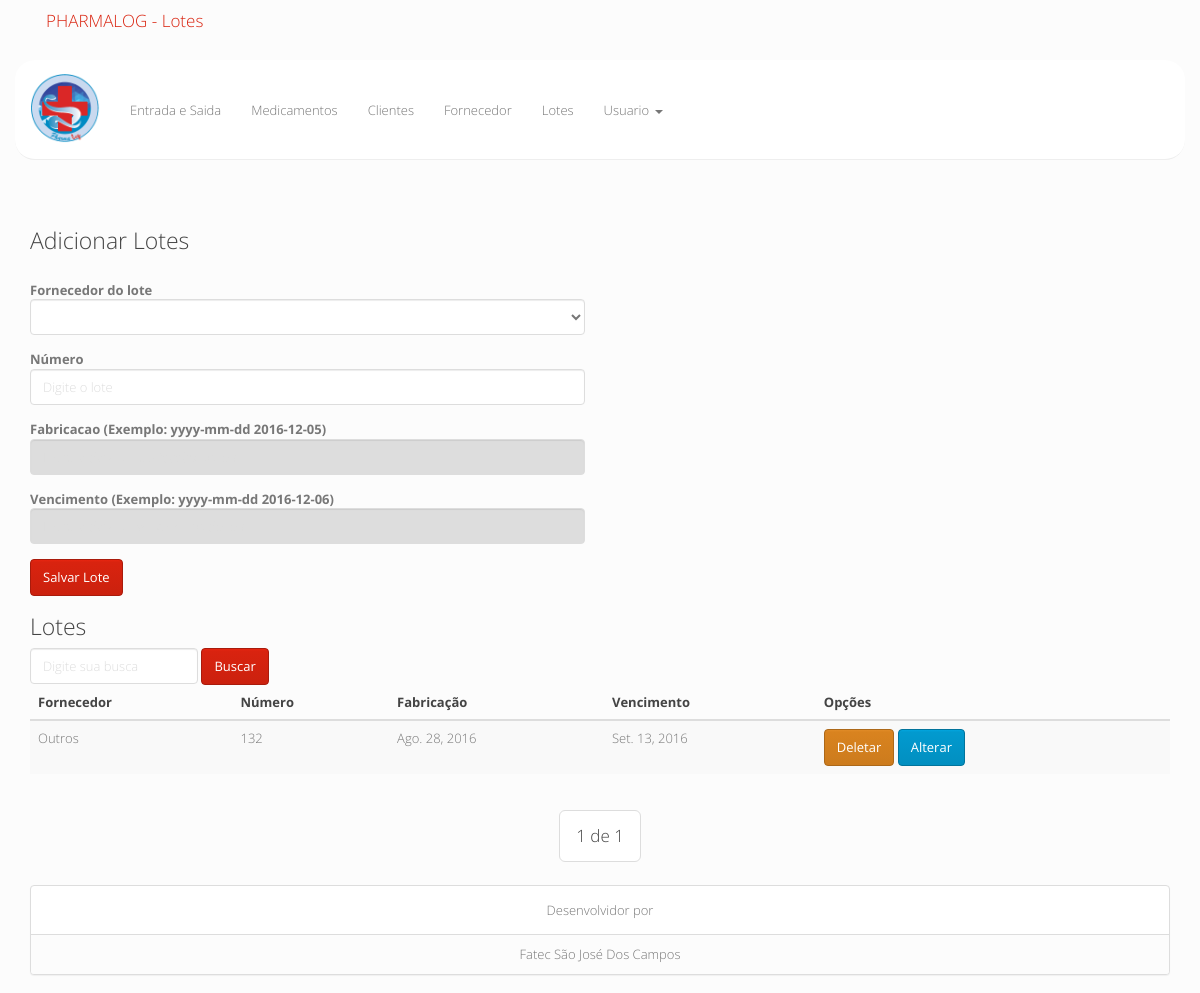
Page /controle/dashboard/lotes/ (signed in) on the earlier database version.
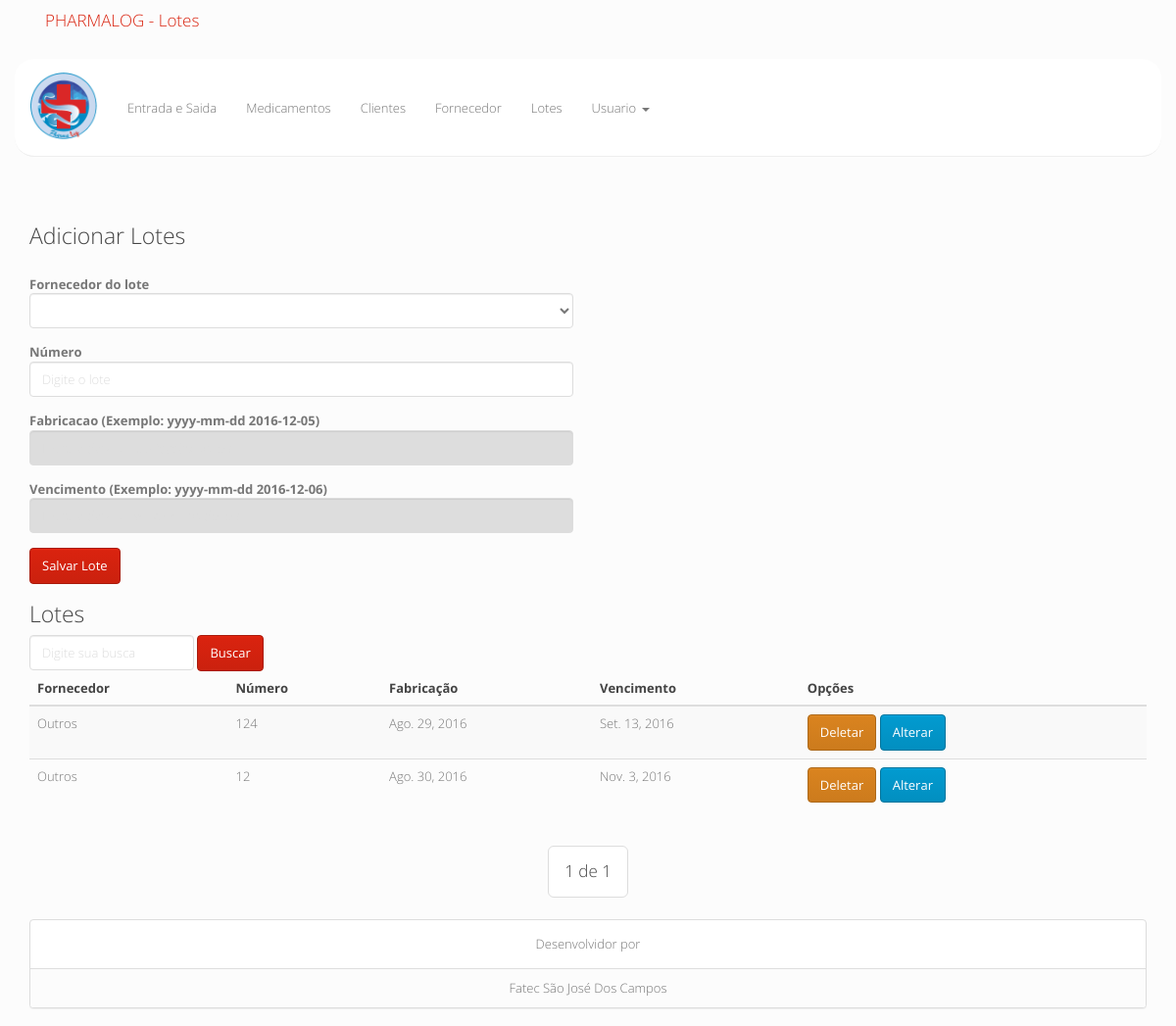
Same page on the later database version.
### controle/models.py (models this page shows, shortened)
class Lote(models.Model):
	fornecedor = models.ForeignKey(Fornecedor,on_delete=models.CASCADE)
	numero = models.CharField(unique=True,max_length=20)
	fabricacao = models.DateField(auto_now=False,auto_now_add=False)
	vencimento = models.DateField(auto_now=False,auto_now_add=False)

class Fornecedor(models.Model):
	nome = models.CharField(max_length=40)
	contato = models.CharField(max_length=40)
	def __str__(self):
		return self.nome

### controle/views.py (the view, shortened to what this page needs)
@login_required(login_url='/')
def lote(request):
	context = {'title':"Lotes",
			   'list_fon':Fornecedor.objects.order_by('nome')}
	error = ""
	classerror = ""
	if request.GET.get('busca'):
		b = request.GET['busca']
		lotes = Lote.objects.filter(Q(numero__contains=b)|Q(fabricacao__contains=b)|Q(vencimento__contains=b))
	else:
		lotes = Lote.objects.order_by('vencimento')
	page = request.GET.get('page')
	paginator =  Paginator(lotes,10)
	try:
		lotes = paginator.page(page)
	except PageNotAnInteger:
		lotes = paginator.page(1)
	except EmptyPage:
		lotes = paginator.page(paginator.num_pages)
	context['list_lot'] = lotes
	context['error'] = error
	context['classerror'] = classerror
	return render(request,'content/lotes.html',context)

### controle/templates/content/lotes.html (shortened to what this page needs)
{% load staticfiles %}
{% include "header.html" %}
		{% include "menu.html" %}
		<link rel="stylesheet" href="{% static "css/datepicker.css" %}">
		<section class="container">
			<h3>Adicionar Lotes</h3>
			<div class="row">
				<div class="col-lg-6 col-md-6 col-xs-12">
					<form action="" method="POST" role="form">
						<br>
						<div class="form-group">
							<strong>Fornecedor do lote</strong>
							<select name="fornecedor" class="form-control" required>
								<option value=""></option>
							{% for fon in list_fon %}
								<option value="{{fon.id}}">{{fon.nome}}</option>
							{% endfor %}
							</select>
						</div>
						<div class="form-group">
							<strong>Número</strong>
							<input type="number" maxlength="20" name="numero" value="{{numero}}" class="form-control" placeholder="Digite o lote" required>
						</div>
						<div class="form-group">
							<strong>Fabricacao (Exemplo: yyyy-mm-dd 2016-12-05)</strong>
							<input type="text" class="form-control datepicker" name="fabricacao" value="{{fabricacao}}" pattern="(0[1-9]|1[0-9]|2[0-9]|3[01]).(0[1-9]|1[012]).[0-9]{4}" placeholder="Insira a data de fabricação do lote" readonly required>
						</div>
						<div class="form-group">
							<strong>Vencimento (Exemplo: yyyy-mm-dd 2016-12-06)</strong>
							<input type="text" class="form-control datepicker" value="{{vencimento}}" name="vencimento" pattern="(0[1-9]|1[0-9]|2[0-9]|3[01]).(0[1-9]|1[012]).[0-9]{4}" placeholder="Insira a data de vencimento do lote" readonly required>
						</div>
						<button type="submit" class="btn btn-primary">Salvar Lote</button>
					</form>
				</div>
			</div>
			<div class="row">
				<div class="col-lg-12 col-md-12 col-xs-12">
					<h3>Lotes</h3>
					<form action="" method="GET" class="form-inline" role="form">
						<div class="form-group">
							<input type="text" class="form-control" name="busca" placeholder="Digite sua busca" required>
						</div>
						<button type="submit" class="btn btn-primary">Buscar</button>
					</form>
					<table class="table table-striped table-hover">
						<thead>
							<tr>
								<th>Fornecedor</th>
								<th>Número</th>
								<th>Fabricação</th>
								<th>Vencimento</th>
								<th>Opções</th>
							</tr>
						</thead>
						<tbody>
							{% for lot in list_lot %}
							<tr>
								<td>{{lot.fornecedor}}</td>
								<td>{{lot.numero}}</td>
								<td>{{lot.fabricacao}}</td>
								<td>{{lot.vencimento}}</td>
								<td>
									<a class="btn btn-danger" onclick="delLot('?deleta='+{{lot.id}},'{{lot.numero}}')">
										Deletar
									</a>
									<a class="btn btn-info" data-toggle="modal" href='#alterar' onclick='pegaAltLot("{{lot.id}}","{{lot.fornecedor}}","{{lot.numero}}","{{lot.fabricacao|date:"Y-m-j"}}","{{lot.vencimento|date:"Y-m-j"}}")''>
									Alterar
									</a>
								</td>
							</tr>
							{% endfor %}
						</tbody>
					</table>
					<div class="text-center">
					    <ul class="pagination pagination-lg">
					        <li>
					            <a>
					            	{{ list_lot.number }} de {{ list_lot.paginator.num_pages }}
					            </a>
					        </li>
					    </ul>
					</div>
				</div>
			</div>
		</section>
{% include "footer.html" %}

### controle/templates/header.html (shortened to what this page needs)
{% load staticfiles %}
<!DOCTYPE html>
<html lang="pt-br">
	<head>
		<link rel="stylesheet" href="{% static "css/bootstrap.min.css" %}">
		<link rel="stylesheet" href="{% static "css/style.css" %}">
	</head>
		<header class="container">
			<div class="navbar">
				<div class="container-fluid" align="center">
					<a class="navbar-brand">PHARMALOG - {{title}}</a>
				</div>
			</div>
		</header>

### controle/templates/menu.html (shortened to what this page needs)
{% load staticfiles %}
		<section class="container-fluid">
			<nav class="navbar navbar-default navbar-static-top nav-dash">
				<div class="container">
					<a class="navbar-brand" href="/controle/dashboard/">
						<img src="{% static "img/Pharmalog.png" %}" width="70">
					</a>
					<ul class="nav navbar-nav">
						<li>
							<a href="/controle/dashboard/entradaesaida">Entrada e Saida</a>
						</li>
						<li>
							<a href="/controle/dashboard/medicamentos">Medicamentos</a>
						</li>
						<li>
							<a href="/controle/dashboard/clientes">Clientes</a>
						</li>
						<li>
							<a href="/controle/dashboard/fornecedores">Fornecedor</a>
						</li>
						<li>
							<a href="/controle/dashboard/lotes">Lotes</a>
						</li>
						<li class="dropdown navbar-right">
			             	<a href="#" class="dropdown-toggle" data-toggle="dropdown" role="button" >Usuario <span class="caret"></span></a>
			            </li>
			        </ul>
				</div>
			</nav>
		</section>

### controle/templates/footer.html (shortened to what this page needs)
{% load staticfiles %}
		<footer class="container">
			<div class="panel panel-default" align="center">
				<div class="panel-body">
					Desenvolvidor por
				</div>
				<div class="panel-footer">
					Fatec São José Dos Campos
				</div>
			</div>
		</footer>
	</body>
</html>

### controle/static/css/style.css (style rules this page uses)
.nav-dash { padding-top: 30px; padding-bottom: 30px; height: 100px; border-radius: 20px; margin-bottom:50px; }
.navbar-brand img { margin-top: -28px; }

### controle/static/css/datepicker.css (style rules this page uses)
.datepicker { border-radius:4px;direction:ltr }

Differences in the rows shown:
changed Lote: numero "132" → "124"; fabricacao "Ago. 28, 2016" → "Ago. 29, 2016"
added Lote: fornecedor "Outros", numero "12", fabricacao "Ago. 30, 2016", vencimento "Nov. 3, 2016"
